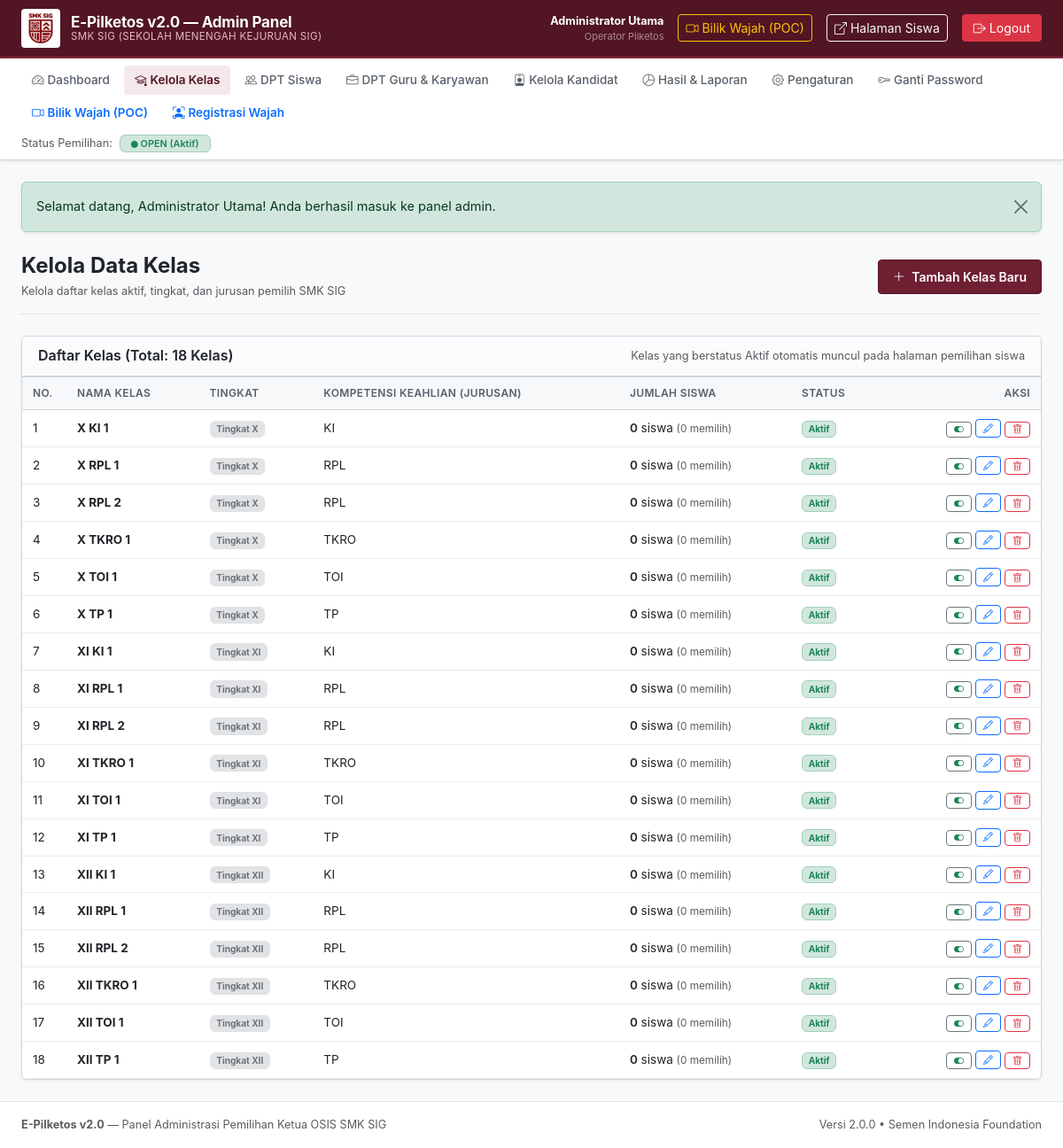
The page /admin/classes.php (signed in) on the database its author committed.
### tables this page shows
CREATE TABLE `classes` (
    `id` INT AUTO_INCREMENT PRIMARY KEY,
    `name` VARCHAR(50) NOT NULL UNIQUE,
    `grade` VARCHAR(10) NOT NULL,
    `major` VARCHAR(50) NOT NULL,
    `is_active` TINYINT(1) DEFAULT 1,
    `created_at` DATETIME DEFAULT CURRENT_TIMESTAMP
);

### config/functions.php (called while the page is built, shortened)
<?php
function e(?string $string): string {
    return htmlspecialchars($string ?? '', ENT_QUOTES, 'UTF-8');
}

### admin/classes.php (the view, shortened to what this page needs)
<?php
require_once __DIR__ . '/../config/functions.php';
$pdo = getDb();
$stmt = $pdo->query("SELECT c.*, COUNT(s.id) as total_students,
    SUM(CASE WHEN s.has_voted = 1 THEN 1 ELSE 0 END) as voted_students
    FROM classes c
    LEFT JOIN students s ON c.id = s.class_id
    GROUP BY c.id
    ORDER BY c.grade ASC, c.name ASC");
$classes = $stmt->fetchAll();
require_once __DIR__ . '/../templates/admin_header.php';
?>
<div class="d-flex align-items-center justify-content-between flex-wrap gap-2 mb-4 border-bottom pb-3">
    <div>
        <h1 class="h4 fw-bold text-dark mb-1">Kelola Data Kelas</h1>
        <div class="text-muted small">Kelola daftar kelas aktif, tingkat, dan jurusan pemilih SMK SIG</div>
    </div>
    <div>
        <button type="button" class="btn btn-sm btn-danger px-3 py-2 fw-semibold" data-bs-toggle="modal" data-bs-target="#modalTambahKelas" style="background-color: var(--maroon-800); border-color: var(--maroon-900);">
            <i class="bi bi-plus-lg me-1"></i> Tambah Kelas Baru
        </button>
    </div>
</div>
<div class="card-inst">
    <div class="card-inst-header d-flex justify-content-between align-items-center">
        <h2 class="card-inst-title fs-6">Daftar Kelas (Total: <?= count($classes) ?> Kelas)</h2>
        <span class="text-muted small">Kelas yang berstatus Aktif otomatis muncul pada halaman pemilihan siswa</span>
    </div>
    <div class="card-inst-body p-0">
        <div class="table-responsive">
            <table class="table-inst">
                <thead>
                    <tr>
                        <th style="width: 50px;">No.</th>
                        <th>Nama Kelas</th>
                        <th>Tingkat</th>
                        <th>Kompetensi Keahlian (Jurusan)</th>
                        <th>Jumlah Siswa</th>
                        <th>Status</th>
                        <th class="text-end" style="width: 180px;">Aksi</th>
                    </tr>
                </thead>
                <tbody>
                    <?php if (empty($classes)): ?>
                        <tr>
                            <td colspan="7" class="text-center py-4 text-muted">Belum ada data kelas yang terdaftar.</td>
                        </tr>
                    <?php else: ?>
                        <?php $no = 1; foreach ($classes as $c): ?>
                            <tr>
                                <td><?= $no++ ?></td>
                                <td>
                                    <strong class="text-dark"><?= e($c['name']) ?></strong>
                                </td>
                                <td>
                                    <span class="badge bg-secondary-subtle text-secondary border">Tingkat <?= e($c['grade']) ?></span>
                                </td>
                                <td><?= e($c['major']) ?></td>
                                <td>
                                    <span class="fw-semibold text-dark"><?= (int)$c['total_students'] ?></span> siswa
                                    <small class="text-muted">(<?= (int)$c['voted_students'] ?> memilih)</small>
                                </td>
                                <td>
                                    <?php if ((int)$c['is_active'] === 1): ?>
                                        <span class="badge bg-success-subtle text-success border border-success-subtle">Aktif</span>
                                    <?php else: ?>
                                        <span class="badge bg-secondary-subtle text-secondary border">Nonaktif</span>
                                    <?php endif; ?>
                                </td>
                                <td class="text-end">
                                    <div class="d-inline-flex gap-1">
                                        <form action="classes.php" method="POST" class="d-inline">
                                            <button type="submit" class="btn btn-sm btn-outline-secondary py-0 px-2" title="<?= ($c['is_active'] ? 'Nonaktifkan' : 'Aktifkan') ?>" style="font-size: 11px;">
                                                <i class="bi <?= ($c['is_active'] ? 'bi-toggle-on text-success' : 'bi-toggle-off text-muted') ?>"></i>
                                            </button>
                                        </form>
                                        <button type="button" class="btn btn-sm btn-outline-primary py-0 px-2"
                                                data-bs-toggle="modal"
                                                data-bs-target="#modalEditKelas<?= (int)$c['id'] ?>"
                                                style="font-size: 11px;" title="Edit Kelas">
                                            <i class="bi bi-pencil"></i>
                                        </button>
                                        <form action="classes.php" method="POST" class="d-inline" onsubmit="return confirm('Apakah Anda yakin ingin menghapus kelas <?= e($c['name']) ?>?');">
                                            <button type="submit" class="btn btn-sm btn-outline-danger py-0 px-2" style="font-size: 11px;" title="Hapus Kelas">
                                                <i class="bi bi-trash"></i>
                                            </button>
                                        </form>
                                    </div>
                                </td>
                            </tr>
                        <?php endforeach; ?>
                    <?php endif; ?>
                </tbody>
            </table>
        </div>
    </div>
</div>
<?php require_once __DIR__ . '/../templates/admin_footer.php'; ?>

### rows shown on the page
classes: name "X KI 1", grade "X", major "KI", total_students "0", voted_students "0", is_active "Aktif"
classes: name "X RPL 1", grade "X", major "RPL", total_students "0", voted_students "0", is_active "Aktif"
classes: name "X RPL 2", grade "X", major "RPL", total_students "0", voted_students "0", is_active "Aktif"
classes: name "X TKRO 1", grade "X", major "TKRO", total_students "0", voted_students "0", is_active "Aktif"
classes: name "X TOI 1", grade "X", major "TOI", total_students "0", voted_students "0", is_active "Aktif"
classes: name "X TP 1", grade "X", major "TP", total_students "0", voted_students "0", is_active "Aktif"
classes: name "XI KI 1", grade "XI", major "KI", total_students "0", voted_students "0", is_active "Aktif"
classes: name "XI RPL 1", grade "XI", major "RPL", total_students "0", voted_students "0", is_active "Aktif"
classes: name "XI RPL 2", grade "XI", major "RPL", total_students "0", voted_students "0", is_active "Aktif"
classes: name "XI TKRO 1", grade "XI", major "TKRO", total_students "0", voted_students "0", is_active "Aktif"
classes: name "XI TOI 1", grade "XI", major "TOI", total_students "0", voted_students "0", is_active "Aktif"
classes: name "XI TP 1", grade "XI", major "TP", total_students "0", voted_students "0", is_active "Aktif"
classes: name "XII KI 1", grade "XII", major "KI", total_students "0", voted_students "0", is_active "Aktif"
classes: name "XII RPL 1", grade "XII", major "RPL", total_students "0", voted_students "0", is_active "Aktif"
classes: name "XII RPL 2", grade "XII", major "RPL", total_students "0", voted_students "0", is_active "Aktif"
classes: name "XII TKRO 1", grade "XII", major "TKRO", total_students "0", voted_students "0", is_active "Aktif"
classes: name "XII TOI 1", grade "XII", major "TOI", total_students "0", voted_students "0", is_active "Aktif"
classes: name "XII TP 1", grade "XII", major "TP", total_students "0", voted_students "0", is_active "Aktif"

### other values the page prints
$_SESSION['admin_name'] "Administrator Utama"
$flash['message'] "Selamat datang, Administrator Utama! Anda berhasil masuk ke panel admin."
count($classes) "18"
